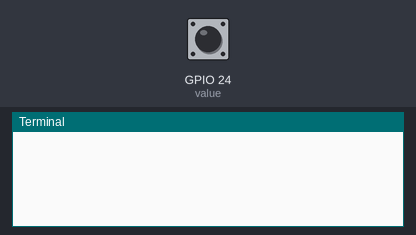
The program below on a simulated Raspberry Pi (BCM pin numbers). Shown: the last lines printed to the terminal. The inputs (shaded band) are chosen by the test bench; at power-on: GPIO 24 (value) LOW.

Above: at 1.2 s.
1.3 s: GPIO 24 (value) pulled HIGH for 0.15 s
At 2.2 s:
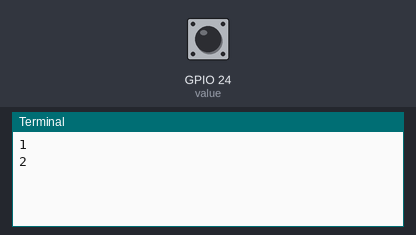
2.9 s: GPIO 24 (value) pulled HIGH for 1 s
At 5.0 s:
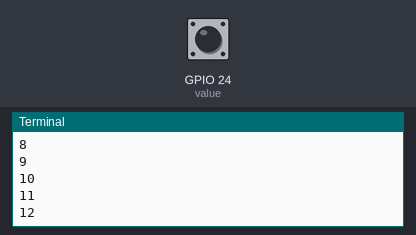
5.4 s: GPIO 24 (value) pulled HIGH for 0.15 s
At 6.5 s:
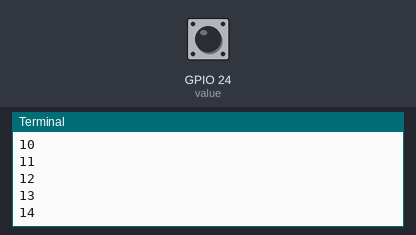
Timing chart, 0 to 8.4 s (numbered marks = the images above; inputs shaded):
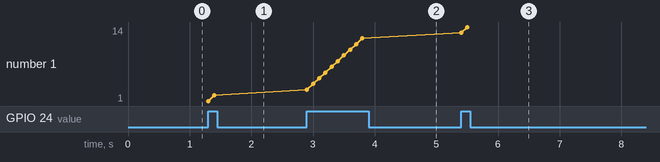

The program:

btn_poll2.py
```python
import RPi.GPIO as GPIO
import time

GPIO.setmode(GPIO.BCM)
GPIO.setup(24, GPIO.IN, pull_up_down=GPIO.PUD_UP)
GPIO.setup(24, GPIO.IN, pull_up_down=GPIO.PUD_DOWN)
#GPIO.setup(24, GPIO.IN)
count = 0
while True:
    value = GPIO.input(24)
    #value = GPIO.input(24)
    if value == True:
        count = count + 1
        print(count)
    time.sleep(0.1)
```

Measured:
- after the input at 1.3 s, the terminal: prints a new line at once (image 1)
- after the input at 2.9 s, the terminal: prints a new line at once (image 2)
- after the input at 5.4 s, the terminal: prints a new line at once (image 3)
- plotted number 1: 2 → 12 after the input at 2.9 s, 12 → 14 after the input at 5.4 s
